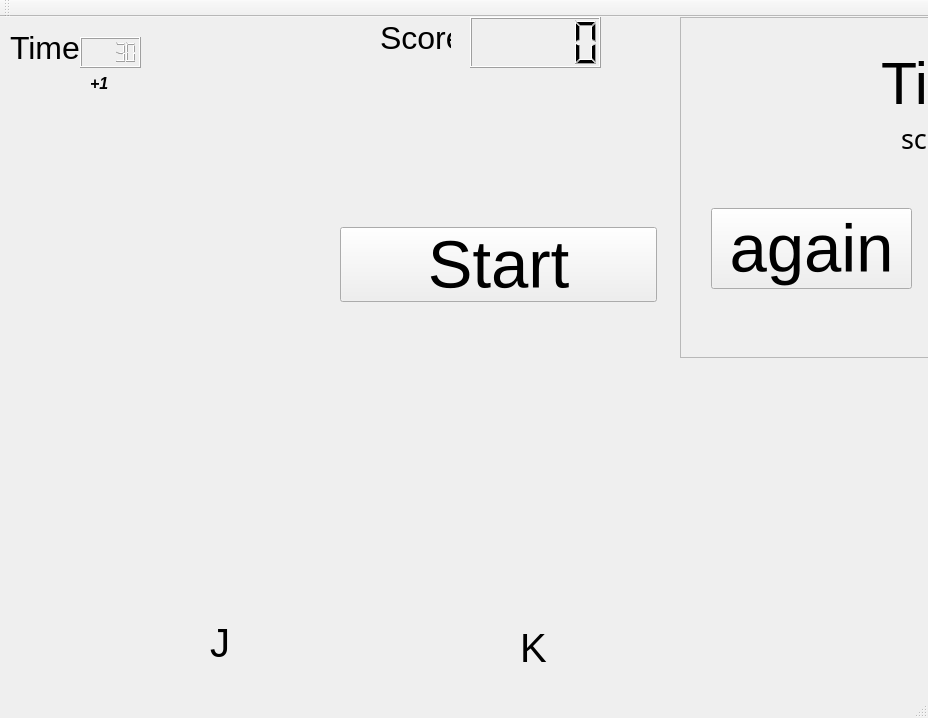
<?xml version="1.0" encoding="UTF-8"?>
<ui version="4.0">
 <class>MainWindow</class>
 <widget class="QMainWindow" name="MainWindow">
  <property name="geometry">
   <rect>
    <x>0</x>
    <y>0</y>
    <width>928</width>
    <height>718</height>
   </rect>
  </property>
  <property name="windowTitle">
   <string>MainWindow</string>
  </property>
  <widget class="QWidget" name="centralWidget">
   <widget class="QLabel" name="blue">
    <property name="geometry">
     <rect>
      <x>470</x>
      <y>200</y>
      <width>221</width>
      <height>171</height>
     </rect>
    </property>
    <property name="text">
     <string/>
    </property>
    <property name="pixmap">
     <pixmap resource="res.qrc">:/picture/13049.png</pixmap>
    </property>
   </widget>
   <widget class="QLCDNumber" name="lcdNumber">
    <property name="geometry">
     <rect>
      <x>470</x>
      <y>0</y>
      <width>131</width>
      <height>51</height>
     </rect>
    </property>
    <property name="intValue" stdset="0">
     <number>0</number>
    </property>
   </widget>
   <widget class="QLabel" name="label_2">
    <property name="geometry">
     <rect>
      <x>70</x>
      <y>50</y>
      <width>241</width>
      <height>181</height>
     </rect>
    </property>
    <property name="maximumSize">
     <size>
      <width>16777215</width>
      <height>16777215</height>
     </size>
    </property>
    <property name="frameShadow">
     <enum>QFrame::Plain</enum>
    </property>
    <property name="text">
     <string/>
    </property>
    <property name="pixmap">
     <pixmap>C:/Users/卓冠伯/Desktop/下載.png</pixmap>
    </property>
   </widget>
   <widget class="QLabel" name="red">
    <property name="geometry">
     <rect>
      <x>470</x>
      <y>50</y>
      <width>161</width>
      <height>111</height>
     </rect>
    </property>
    <property name="font">
     <font>
      <pointsize>1</pointsize>
     </font>
    </property>
    <property name="text">
     <string/>
    </property>
    <property name="pixmap">
     <pixmap resource="res.qrc">:/picture/fly.png</pixmap>
    </property>
   </widget>
   <widget class="QLabel" name="label_3">
    <property name="geometry">
     <rect>
      <x>380</x>
      <y>0</y>
      <width>71</width>
      <height>41</height>
     </rect>
    </property>
    <property name="font">
     <font>
      <pointsize>24</pointsize>
     </font>
    </property>
    <property name="text">
     <string>Score</string>
    </property>
    <property name="margin">
     <number>-2</number>
    </property>
   </widget>
   <widget class="QLabel" name="label_5">
    <property name="geometry">
     <rect>
      <x>10</x>
      <y>10</y>
      <width>71</width>
      <height>41</height>
     </rect>
    </property>
    <property name="font">
     <font>
      <pointsize>24</pointsize>
     </font>
    </property>
    <property name="text">
     <string>Time</string>
    </property>
   </widget>
   <widget class="QLCDNumber" name="lcdNumber_2">
    <property name="geometry">
     <rect>
      <x>80</x>
      <y>20</y>
      <width>61</width>
      <height>31</height>
     </rect>
    </property>
    <property name="value" stdset="0">
     <double>30.000000000000000</double>
    </property>
   </widget>
   <widget class="QPushButton" name="start">
    <property name="geometry">
     <rect>
      <x>340</x>
      <y>210</y>
      <width>317</width>
      <height>75</height>
     </rect>
    </property>
    <property name="font">
     <font>
      <pointsize>50</pointsize>
     </font>
    </property>
    <property name="text">
     <string>Start</string>
    </property>
   </widget>
   <widget class="QLabel" name="background">
    <property name="geometry">
     <rect>
      <x>0</x>
      <y>0</y>
      <width>961</width>
      <height>541</height>
     </rect>
    </property>
    <property name="text">
     <string/>
    </property>
    <property name="pixmap">
     <pixmap resource="res.qrc">:/picture/03Q58PICBvR_1024.jpg</pixmap>
    </property>
   </widget>
   <widget class="QLabel" name="label_8">
    <property name="geometry">
     <rect>
      <x>0</x>
      <y>220</y>
      <width>271</width>
      <height>251</height>
     </rect>
    </property>
    <property name="text">
     <string/>
    </property>
    <property name="pixmap">
     <pixmap resource="res.qrc">:/picture/frag.png</pixmap>
    </property>
   </widget>
   <widget class="QScrollArea" name="scrollArea">
    <property name="geometry">
     <rect>
      <x>680</x>
      <y>0</y>
      <width>601</width>
      <height>341</height>
     </rect>
    </property>
    <property name="widgetResizable">
     <bool>true</bool>
    </property>
    <widget class="QWidget" name="scrollAreaWidgetContents">
     <property name="geometry">
      <rect>
       <x>0</x>
       <y>0</y>
       <width>599</width>
       <height>339</height>
      </rect>
     </property>
     <widget class="QPushButton" name="pushButton_2">
      <property name="geometry">
       <rect>
        <x>30</x>
        <y>190</y>
        <width>201</width>
        <height>81</height>
       </rect>
      </property>
      <property name="font">
       <font>
        <pointsize>50</pointsize>
       </font>
      </property>
      <property name="text">
       <string>again</string>
      </property>
     </widget>
     <widget class="QPushButton" name="pushButton_3">
      <property name="geometry">
       <rect>
        <x>350</x>
        <y>190</y>
        <width>201</width>
        <height>81</height>
       </rect>
      </property>
      <property name="font">
       <font>
        <pointsize>50</pointsize>
       </font>
      </property>
      <property name="text">
       <string>exit</string>
      </property>
     </widget>
     <widget class="QLabel" name="label_6">
      <property name="enabled">
       <bool>true</bool>
      </property>
      <property name="geometry">
       <rect>
        <x>200</x>
        <y>20</y>
        <width>271</width>
        <height>91</height>
       </rect>
      </property>
      <property name="font">
       <font>
        <pointsize>44</pointsize>
        <weight>50</weight>
        <bold>false</bold>
       </font>
      </property>
      <property name="text">
       <string>Time up</string>
      </property>
      <property name="scaledContents">
       <bool>false</bool>
      </property>
      <property name="openExternalLinks">
       <bool>false</bool>
      </property>
     </widget>
     <widget class="QLabel" name="label">
      <property name="geometry">
       <rect>
        <x>220</x>
        <y>110</y>
        <width>61</width>
        <height>21</height>
       </rect>
      </property>
      <property name="font">
       <font>
        <family>Agency FB</family>
        <pointsize>20</pointsize>
       </font>
      </property>
      <property name="text">
       <string>score</string>
      </property>
     </widget>
     <widget class="QLCDNumber" name="lcdNumber_3">
      <property name="geometry">
       <rect>
        <x>280</x>
        <y>110</y>
        <width>81</width>
        <height>31</height>
       </rect>
      </property>
     </widget>
    </widget>
   </widget>
   <widget class="QLabel" name="startpage">
    <property name="enabled">
     <bool>true</bool>
    </property>
    <property name="geometry">
     <rect>
      <x>-20</x>
      <y>-10</y>
      <width>1024</width>
      <height>791</height>
     </rect>
    </property>
    <property name="text">
     <string/>
    </property>
    <property name="pixmap">
     <pixmap resource="res.qrc">:/picture/taiko_cal_0801_01.jpg</pixmap>
    </property>
   </widget>
   <widget class="QLabel" name="label_4">
    <property name="geometry">
     <rect>
      <x>20</x>
      <y>80</y>
      <width>141</width>
      <height>121</height>
     </rect>
    </property>
    <property name="font">
     <font>
      <pointsize>6</pointsize>
     </font>
    </property>
    <property name="text">
     <string/>
    </property>
    <property name="pixmap">
     <pixmap resource="res.qrc">:/picture/center.png</pixmap>
    </property>
   </widget>
   <widget class="QLabel" name="add1">
    <property name="geometry">
     <rect>
      <x>90</x>
      <y>60</y>
      <width>47</width>
      <height>12</height>
     </rect>
    </property>
    <property name="font">
     <font>
      <pointsize>12</pointsize>
      <weight>75</weight>
      <italic>true</italic>
      <bold>true</bold>
     </font>
    </property>
    <property name="text">
     <string>+1</string>
    </property>
   </widget>
   <widget class="QLabel" name="label_7">
    <property name="geometry">
     <rect>
      <x>210</x>
      <y>600</y>
      <width>21</width>
      <height>51</height>
     </rect>
    </property>
    <property name="font">
     <font>
      <pointsize>30</pointsize>
     </font>
    </property>
    <property name="text">
     <string>J</string>
    </property>
   </widget>
   <widget class="QLabel" name="label_9">
    <property name="geometry">
     <rect>
      <x>210</x>
      <y>560</y>
      <width>111</width>
      <height>91</height>
     </rect>
    </property>
    <property name="text">
     <string/>
    </property>
    <property name="pixmap">
     <pixmap resource="res.qrc">:/picture/fly.png</pixmap>
    </property>
   </widget>
   <widget class="QLabel" name="label_10">
    <property name="geometry">
     <rect>
      <x>560</x>
      <y>600</y>
      <width>101</width>
      <height>51</height>
     </rect>
    </property>
    <property name="text">
     <string/>
    </property>
    <property name="pixmap">
     <pixmap resource="res.qrc">:/picture/13049.png</pixmap>
    </property>
   </widget>
   <widget class="QLabel" name="label_11">
    <property name="geometry">
     <rect>
      <x>520</x>
      <y>610</y>
      <width>41</width>
      <height>41</height>
     </rect>
    </property>
    <property name="font">
     <font>
      <pointsize>30</pointsize>
     </font>
    </property>
    <property name="text">
     <string>K</string>
    </property>
   </widget>
   <widget class="QLabel" name="red2">
    <property name="geometry">
     <rect>
      <x>760</x>
      <y>630</y>
      <width>161</width>
      <height>91</height>
     </rect>
    </property>
    <property name="text">
     <string/>
    </property>
    <property name="pixmap">
     <pixmap resource="res.qrc">:/picture/fly.png</pixmap>
    </property>
   </widget>
   <zorder>label_11</zorder>
   <zorder>label_10</zorder>
   <zorder>label_7</zorder>
   <zorder>label_9</zorder>
   <zorder>background</zorder>
   <zorder>label_4</zorder>
   <zorder>blue</zorder>
   <zorder>lcdNumber</zorder>
   <zorder>label_2</zorder>
   <zorder>red</zorder>
   <zorder>label_3</zorder>
   <zorder>label_5</zorder>
   <zorder>lcdNumber_2</zorder>
   <zorder>label_8</zorder>
   <zorder>startpage</zorder>
   <zorder>start</zorder>
   <zorder>scrollArea</zorder>
   <zorder>add1</zorder>
   <zorder>red2</zorder>
  </widget>
  <widget class="QMenuBar" name="menuBar">
   <property name="geometry">
    <rect>
     <x>0</x>
     <y>0</y>
     <width>928</width>
     <height>21</height>
    </rect>
   </property>
  </widget>
  <widget class="QToolBar" name="mainToolBar">
   <attribute name="toolBarArea">
    <enum>TopToolBarArea</enum>
   </attribute>
   <attribute name="toolBarBreak">
    <bool>false</bool>
   </attribute>
  </widget>
  <widget class="QStatusBar" name="statusBar"/>
 </widget>
 <layoutdefault spacing="6" margin="11"/>
 <resources>
  <include location="res.qrc"/>
 </resources>
 <connections/>
</ui>
